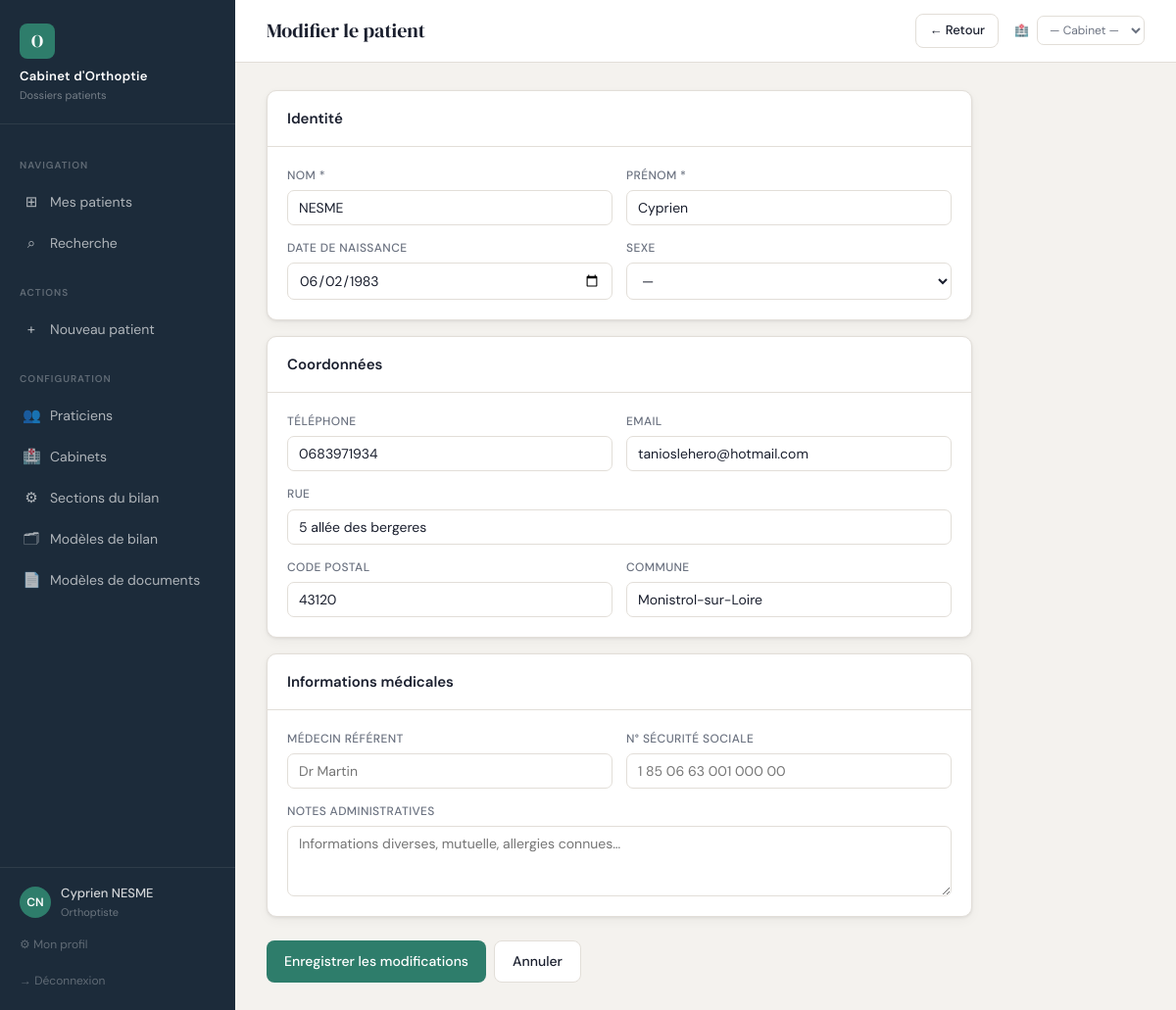
Page /patient/1/modifier (signed in) on the committed database.
### app.py (models this page shows, shortened)
class Praticien(UserMixin, db.Model):
    __tablename__ = 'praticien'
    id            = db.Column(db.Integer, primary_key=True)
    nom           = db.Column(db.String(100), nullable=False)
    prenom        = db.Column(db.String(100), nullable=False)
    titre         = db.Column(db.String(50), default='Orthoptiste')
    email         = db.Column(db.String(200), unique=True)
    login         = db.Column(db.String(100), unique=True, nullable=False)
    password_hash = db.Column(db.String(200))
    rpps          = db.Column(db.String(11))   # N° RPPS national fixe
    couleur       = db.Column(db.String(7), default='#2E7D6B')  # couleur hex
    actif         = db.Column(db.Boolean, default=True)
    role          = db.Column(db.String(20), default='praticien')  # 'admin' ou 'praticien'
    created_at    = db.Column(db.DateTime, default=datetime.utcnow)
    @property
    def is_admin(self):
        return self.role == 'admin'

class Patient(db.Model):
    __tablename__ = 'patient'
    id               = db.Column(db.Integer, primary_key=True)
    nom              = db.Column(db.String(100), nullable=False)
    prenom           = db.Column(db.String(100), nullable=False)
    date_naissance   = db.Column(db.Date)
    sexe             = db.Column(db.String(10))
    rue              = db.Column(db.String(200))
    code_postal      = db.Column(db.String(10))
    commune          = db.Column(db.String(100))
    telephone        = db.Column(db.String(20))
    email            = db.Column(db.String(200))
    medecin_referent = db.Column(db.String(200))
    num_secu         = db.Column(db.String(15))
    praticien_id     = db.Column(db.Integer, db.ForeignKey('praticien.id'))
    notes_admin      = db.Column(db.Text)
    created_at       = db.Column(db.DateTime, default=datetime.utcnow)
    updated_at       = db.Column(db.DateTime, default=datetime.utcnow, onupdate=datetime.utcnow)
    consultations    = db.relationship('Consultation', backref='patient', lazy=True,
                                       order_by='Consultation.date_consult.desc()')

### app.py (the view, shortened to what this page needs)
@app.route('/patient/<int:patient_id>/modifier', methods=['GET', 'POST'])
@login_required
def patient_modifier(patient_id):
    patient = Patient.query.get_or_404(patient_id)
    return render_template('patients/edition.html', patient=patient)

### app.py (called while the page is built)
def get_current_cabinet():
    cab_id = session.get('cabinet_id')
    if cab_id:
        return Cabinet.query.get(cab_id)
    return None

def get_cabinets_praticien():
    if not current_user.is_authenticated:
        return []
    pcs = PraticienCabinet.query.filter_by(
        praticien_id=current_user.id).join(Cabinet).filter(Cabinet.actif==True).all()
    return [pc.cabinet for pc in pcs]

@login_manager.user_loader
def load_user(user_id): return Praticien.query.get(int(user_id))

@app.context_processor
def inject_cabinet():
    if current_user.is_authenticated:
        return {
            'cabinet_courant': get_current_cabinet(),
            'cabinets_dispo':  get_cabinets_praticien(),
        }
    return {'cabinet_courant': None, 'cabinets_dispo': []}

### templates/patients/edition.html (shortened to what this page needs)
{% extends "base.html" %}
{% block page_title %}{{ 'Modifier le patient' if patient else 'Nouveau patient' }}{% endblock %}
{% block topbar_actions %}
  {% if patient %}
    <a href="{{ url_for('patient_detail', patient_id=patient.id) }}" class="btn btn-secondary btn-sm">← Retour</a>
  {% else %}
    <a href="{{ url_for('index') }}" class="btn btn-secondary btn-sm">← Retour</a>
  {% endif %}
{% endblock %}
{% block content %}
<form method="POST" style="max-width: 720px;">
  <div class="card">
    <div class="card-header">
      <h2>Identité</h2>
    </div>
    <div class="card-body">
      <div class="field-grid field-grid-2">
        <div class="field-group">
          <label class="field-label">Nom *</label>
          <input type="text" name="nom" value="{{ patient.nom if patient else '' }}" required placeholder="DUPONT">
        </div>
        <div class="field-group">
          <label class="field-label">Prénom *</label>
          <input type="text" name="prenom" value="{{ patient.prenom if patient else '' }}" required placeholder="Marie">
        </div>
        <div class="field-group">
          <label class="field-label">Date de naissance</label>
          <input type="date" name="date_naissance"
            value="{{ patient.date_naissance.strftime('%Y-%m-%d') if patient and patient.date_naissance else '' }}">
        </div>
        <div class="field-group">
          <label class="field-label">Sexe</label>
          <select name="sexe">
            <option value="">—</option>
          </select>
        </div>
      </div>
    </div>
  </div>
  <div class="card mt-2">
    <div class="card-header"><h2>Coordonnées</h2></div>
    <div class="card-body">
      <div class="field-grid field-grid-2">
        <div class="field-group">
          <label class="field-label">Téléphone</label>
          <input type="tel" name="telephone" value="{{ patient.telephone if patient else '' }}" placeholder="06 00 00 00 00">
        </div>
        <div class="field-group">
          <label class="field-label">Email</label>
          <input type="email" name="email" value="{{ patient.email if patient else '' }}" placeholder="marie@exemple.fr">
        </div>
        <div class="field-group" style="grid-column: span 2;">
          <label class="field-label">Rue</label>
          <input type="text" name="rue" value="{{ patient.rue if patient else '' }}" placeholder="12 rue de la Paix">
        </div>
        <div class="field-group">
          <label class="field-label">Code postal</label>
          <input type="text" id="input-cp" name="code_postal"
                 value="{{ patient.code_postal if patient else '' }}"
                 placeholder="63000"
                 maxlength="5"
                 oninput="rechercherCommunes(this.value)"
                 autocomplete="off">
        </div>
        <div class="field-group" style="position:relative;">
          <label class="field-label">Commune</label>
          <input type="text" id="input-commune" name="commune"
                 value="{{ patient.commune if patient else '' }}"
                 placeholder="Clermont-Ferrand"
                 autocomplete="off">
        </div>
      </div>
    </div>
  </div>
  <div class="card mt-2">
    <div class="card-header"><h2>Informations médicales</h2></div>
    <div class="card-body">
      <div class="field-grid field-grid-2">
        <div class="field-group">
          <label class="field-label">Médecin référent</label>
          <input type="text" name="medecin_referent" value="{{ patient.medecin_referent if patient else '' }}" placeholder="Dr Martin">
        </div>
        <div class="field-group">
          <label class="field-label">N° Sécurité sociale</label>
          <input type="text" name="num_secu" value="{{ patient.num_secu if patient else '' }}" placeholder="1 85 06 63 001 000 00" maxlength="15">
        </div>
        <div class="field-group" style="grid-column: span 2;">
          <label class="field-label">Notes administratives</label>
          <textarea name="notes_admin" placeholder="Informations diverses, mutuelle, allergies connues…">{{ patient.notes_admin if patient else '' }}</textarea>
        </div>
      </div>
    </div>
  </div>
  <div class="flex gap-2 mt-3">
    <button type="submit" class="btn btn-primary">
      {{ 'Enregistrer les modifications' if patient else 'Créer le patient' }}
    </button>
    {% if patient %}
      <a href="{{ url_for('patient_detail', patient_id=patient.id) }}" class="btn btn-secondary">Annuler</a>
    {% else %}
      <a href="{{ url_for('index') }}" class="btn btn-secondary">Annuler</a>
    {% endif %}
  </div>
</form>
{% endblock %}

### templates/base.html (shortened to what this page needs)
<!DOCTYPE html>
<html lang="fr">
<head>
</head>
<body>
{% if current_user.is_authenticated %}
<aside class="sidebar">
  <div class="sidebar-brand">
    <div class="logo-mark">O</div>
    <h1>Cabinet d'Orthoptie</h1>
    <p>Dossiers patients</p>
  </div>
  <nav class="sidebar-nav">
    <div class="nav-section"><span>Navigation</span></div>
    <a href="{{ url_for('index') }}"
       class="nav-item {% if request.endpoint == 'index' %}active{% endif %}">
      <span class="icon">⊞</span> Mes patients
    </a>
    <a href="{{ url_for('recherche') }}"
       class="nav-item {% if request.endpoint == 'recherche' %}active{% endif %}">
      <span class="icon">⌕</span> Recherche
    </a>
    <div class="nav-section"><span>Actions</span></div>
    <a href="{{ url_for('patient_nouveau') }}"
       class="nav-item {% if request.endpoint == 'patient_nouveau' %}active{% endif %}">
      <span class="icon">+</span> Nouveau patient
    </a>
    <div class="nav-section"><span>Configuration</span></div>
    {% if current_user.is_admin %}
    <a href="{{ url_for('admin_praticiens') }}"
       class="nav-item {% if request.endpoint and 'praticien' in request.endpoint and request.endpoint != 'profil' %}active{% endif %}">
      <span class="icon">👥</span> Praticiens
    </a>
    <a href="{{ url_for('admin_cabinets') }}"
       class="nav-item {% if request.endpoint and 'cabinet' in request.endpoint %}active{% endif %}">
      <span class="icon">🏥</span> Cabinets
    </a>
    <a href="{{ url_for('admin_sections') }}"
       class="nav-item {% if request.endpoint in ['admin_sections','admin_section_detail'] %}active{% endif %}">
      <span class="icon">⚙</span> Sections du bilan
    </a>
    <a href="{{ url_for('admin_modeles') }}"
       class="nav-item {% if request.endpoint and 'modele' in request.endpoint and 'document' not in request.endpoint %}active{% endif %}">
      <span class="icon">🗂</span> Modèles de bilan
    </a>
    <a href="/admin/document-modeles"
       class="nav-item {% if request.endpoint and 'document' in request.endpoint %}active{% endif %}">
      <span class="icon">📄</span> Modèles de documents
    </a>
    {% endif %}
  </nav>
  <div class="sidebar-footer">
    <div class="user-chip">
      <div class="user-avatar">
        {{ current_user.prenom[0] }}{{ current_user.nom[0] }}
      </div>
      <div>
        <div class="user-name">{{ current_user.prenom }} {{ current_user.nom }}</div>
        <div class="user-role">{{ current_user.titre }}</div>
      </div>
    </div>
    <a href="{{ url_for('profil') }}" class="logout-link">⚙ Mon profil</a>
    <a href="{{ url_for('logout') }}" class="logout-link">→ Déconnexion</a>
  </div>
</aside>
{% endif %}
<main class="main">
  <div class="topbar">
    <div class="topbar-title">{% block page_title %}{% endblock %}</div>
    <div class="topbar-actions">
      {% block topbar_actions %}{% endblock %}
      {% if current_user.is_authenticated and cabinets_dispo %}
      <form method="POST" action="{{ url_for('changer_cabinet') }}"
            style="display:flex;align-items:center;gap:8px;margin-left:8px;">
        <span style="font-size:12px;color:var(--muted);white-space:nowrap;">🏥</span>
        <select name="cabinet_id"
                onchange="this.form.submit()"
                style="font-size:12px;padding:5px 8px;border-radius:7px;
                       border:1px solid var(--border);background:var(--surface);
                       color:{% if cabinet_courant %}var(--accent){% else %}var(--muted){% endif %};
                       font-weight:{% if cabinet_courant %}500{% else %}400{% endif %};">
          <option value="">— Cabinet —</option>
        </select>
      </form>
      {% endif %}
    </div>
  </div>
  <div class="content">
    {% block content %}{% endblock %}
  </div>
</main>
</body>
</html>

### rows in the picture
Praticien: prenom "C", nom "N", prenom "Cyprien", nom "NESME", titre "Orthoptiste"
Patient: nom "NESME", prenom "Cyprien", date_naissance "06/02/1983", telephone "0683971934", email "tanioslehero@hotmail.com", rue "5 allée des bergeres", code_postal "43120", commune "Monistrol-sur-Loire"

### other values in the picture
{{ 'Modifier le patient' if patient else 'Nouveau patient' }} "Modifier le patient"
{{ 'Enregistrer les modifications' if patient else 'Créer le patient' }} "Enregistrer les modifications"
